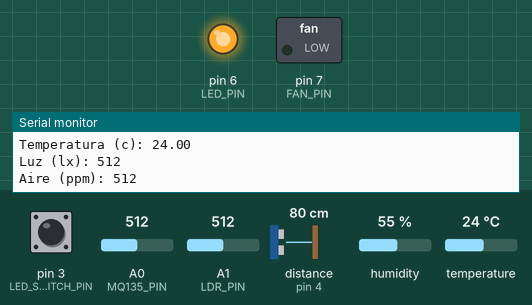
Recording of a sketch running on a simulated Arduino Uno, built with avr-gcc and run on an emulated ATmega328P. On the bench: switched loads named in the sketch (green lamp = pin HIGH), output pins drawn as LEDs (lit = HIGH), the last lines printed to the serial monitor. Wiring (inferred from the names in the program): ultrasonic range finder: trigger pin 5; echo pin 4. The test bench sets the inputs (shaded band); at power-on: distance to the obstacle (sensor on pin 4) 80 cm, temperature 24 °C, pin 3 (LED_SWITCH_PIN) LOW, A0 (MQ135_PIN) = 512, A1 (LDR_PIN) = 512, humidity 55 %. The echo pulse lasts 58.3 µs per cm; pins used as bus, display or sensor lines are not drawn.

Above: at 1.8 s.
1.9 s: distance to the obstacle (sensor on pin 4) set to 98 cm
8.0 s: distance to the obstacle (sensor on pin 4) set to 105 cm
At 14.0 s:
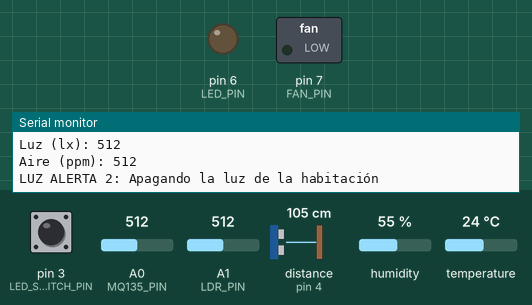
14.1 s: temperature set to 29 °C
16.0 s: temperature set to 32 °C
At 17.3 s:
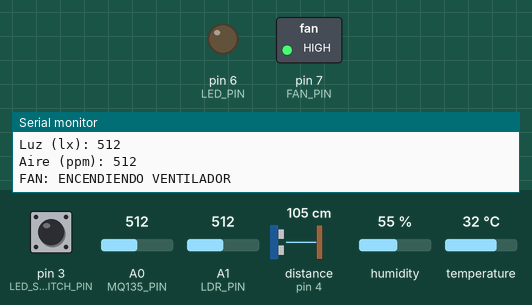
Timing chart, 0 to 19.0 s (numbered marks = the images above; inputs shaded):
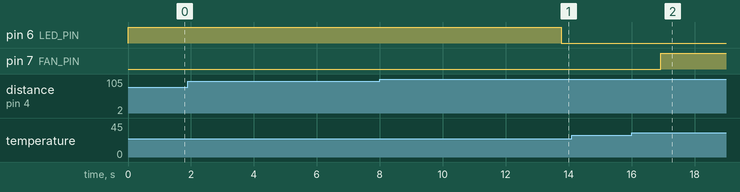

Measured:
- the behaviour switches between 100 and 101 cm on distance to the obstacle (sensor on pin 4) (found by bisection; images 0 and 1)
- the behaviour switches between 30 and 31 °C on temperature (found by bisection; images 1 and 2)
- after the input at 8.0 s, pin 6 (LED_PIN): HIGH → LOW after 5.8 s
- after the input at 16.0 s, pin 7 (FAN_PIN): LOW → HIGH after 0.93 s

The sketch:

ArduinoCode.ino
```cpp
/*
  Arquitectura de Computadores y Ensambladores 1
  Grupo: 03
  Integrantes:
    - Samuel Zea
    - Jeser Rodas
    - Mariano Rac
    - Harry Sanic
    - Kevin García
*/

#include "definitions.h"

// Objeto DHT
DHT dht(DHT_PIN, DHT_TYPE);

// Variables para el temporizador
const unsigned long secondInterval = 1000;
unsigned long previousMillis = 0;
int timerLight = 0;

// Banderas
bool isFanOn = false;

// Banderas para el estado de ciclos
int lightCurrentCycle = CYCLE_ONE;

void generatePullTrigger() {
  digitalWrite(PIN_TRIG, LOW);
  delayMicroseconds(4);
  digitalWrite(PIN_TRIG, HIGH);
  delayMicroseconds(10);
  digitalWrite(PIN_TRIG, LOW);
}

void printSensorValues(long distance, float temperature, int lightLevel, int airQuality) {
  Serial.println("--------------");
  Serial.print("Distancia (cm): ");
  Serial.println(distance);
  Serial.print("Temperatura (c): ");
  Serial.println(temperature);
  Serial.print("Luz (lx): ");
  Serial.println(lightLevel);
  Serial.print("Aire (ppm): ");
  Serial.println(airQuality);
}

bool thereIsPerson(long distance){
  if (distance <= 0) {
    return false;
  } else if (distance < MIN_DISTANCE) {
    return true;
  } else {
    return false;
  }
}


int updateTimer(int timer){
  unsigned long currentMillis = millis();
  if (currentMillis - previousMillis >= secondInterval) {
    previousMillis = currentMillis;
    return (timer + 1);
  }
  return timer;
}

void sendAlert(String alert){
  // TODO: Enviar alerta a usuaria a la App.
  Serial.println(alert);
}

void monitorLight(long distance){
  // Verificar si hay alguna persona en la habitacion
  if (thereIsPerson(distance)){
    // Reiniciar temporizador y el ciclo actual a 1.
    timerLight = 0;
    lightCurrentCycle = CYCLE_ONE;
    // TODO: La luz puede ser manipulada manualmente
    if (digitalRead(LED_SWITCH_PIN) == HIGH){
      (digitalRead(LED_PIN) == HIGH) ? digitalWrite(LED_PIN, LOW) : digitalWrite(LED_PIN, HIGH);
      delay(100);
    }
    return;
  }

  // Verificar si no hay alguna persona y la luz está encendida
  if (!thereIsPerson(distance) && (digitalRead(LED_PIN) == HIGH)){
    // Actualizar temporizador
    timerLight = updateTimer(timerLight);

    switch(lightCurrentCycle){
      case CYCLE_ONE:
        // Verificar si terminó el temporizador
        if (timerLight >= TIMER_LIMIT_LIGHT){
          // Enviar alerta
          sendAlert("LUZ ALERTA 1: La luz esta encendida y la habitacion esta vacia");

          // Reiniciar temporizador y pasar al siguiente ciclo
          timerLight = 0;
          lightCurrentCycle = CYCLE_TWO;
        }
        break;
      case CYCLE_TWO:
        // Verificar si terminó el temporizador
        if (timerLight >= TIMER_LIMIT_LIGHT){
          // Enviar alerta
          sendAlert("LUZ ALERTA 2: Apagando la luz de la habitación");

          // Reiniciar temporizador y reiniciar el ciclo.
          timerLight = 0;
          lightCurrentCycle = CYCLE_ONE;

          // Apagar la luz
          digitalWrite(LED_PIN, LOW);
        }
        break;
    }
  }
  return;
}

void monitorTemperature(float temperature){
  if (temperature > MIN_TEMPERATURE && !isFanOn) {
    digitalWrite(FAN_PIN, HIGH);
    isFanOn = true;

    Serial.println("FAN: ENCENDIENDO VENTILADOR");
    return;
  }

  if (temperature < MIN_TEMPERATURE && isFanOn) {
    digitalWrite(FAN_PIN, LOW);
    isFanOn = false;
    Serial.println("FAN: APAGANDO VENTILADOR");
    return;
  }
}

void setup() {
  Serial.begin(9600);
  dht.begin();

  // Pins de sensor de proximidad
  pinMode(PIN_TRIG, OUTPUT);
  pinMode(PIN_ECHO, INPUT);

  // Pins de sensor MQ135
  pinMode(MQ135_PIN, INPUT);

  // Pins de sensor LDR
  pinMode(LDR_PIN, INPUT);

  // Pins de ventilador
  pinMode(FAN_PIN, OUTPUT);
  digitalWrite(FAN_PIN, LOW);

  // Pins de LED
  pinMode(LED_PIN, OUTPUT);
  digitalWrite(LED_PIN, HIGH);
}

void loop() {
  // Obtener valores de los sensores
  generatePullTrigger();
  long time = pulseIn(PIN_ECHO, HIGH);
  long distance = time / 58.3;
  float temperature = dht.readTemperature();
  float humidity = dht.readHumidity();
  int lightLevel = analogRead(LDR_PIN);
  int airQuality = analogRead(MQ135_PIN);

  // Imprimir los valores en Monitor Serial
  printSensorValues(distance, temperature, lightLevel, airQuality);

  // Monitorear la luz.
  monitorLight(distance);

  // Monitorear la temperatura.
  monitorTemperature(temperature);

  delay(1000);
}
```

definitions.h
```cpp
#ifndef DEFINITIONS_H
#define DEFINITIONS_H

#include <DHT.h>
// PINES DEL SENSOR ULTRASONICO
#define PIN_TRIG 5
#define PIN_ECHO 4
// PIN DEL SENSOR DE TEMPERATURA Y HUMEDAD
#define DHT_PIN 2
#define DHT_TYPE DHT11
// PIN DEL SENSOR LDR
#define LDR_PIN A1
// PIN DEL SENSOR DE AUIRE
#define MQ135_PIN A0
// PIN DEL VENTILADOR
#define FAN_PIN 7
// PIN DEL LED
#define LED_PIN 6
#define LED_SWITCH_PIN 3

// UMBRALES
#define MIN_DISTANCE 100
#define MIN_TEMPERATURE 30
#define MIN_CO2 100

// CICLOS
#define CYCLE_ONE 1
#define CYCLE_TWO 2

// TIEMPO DE TEMPORIZADOR
#define TIMER_LIMIT_LIGHT 3

#endif
```
